Frame 1 (no input): blank canvas, image omitted
Frame 60 (no input): blank canvas, image omitted
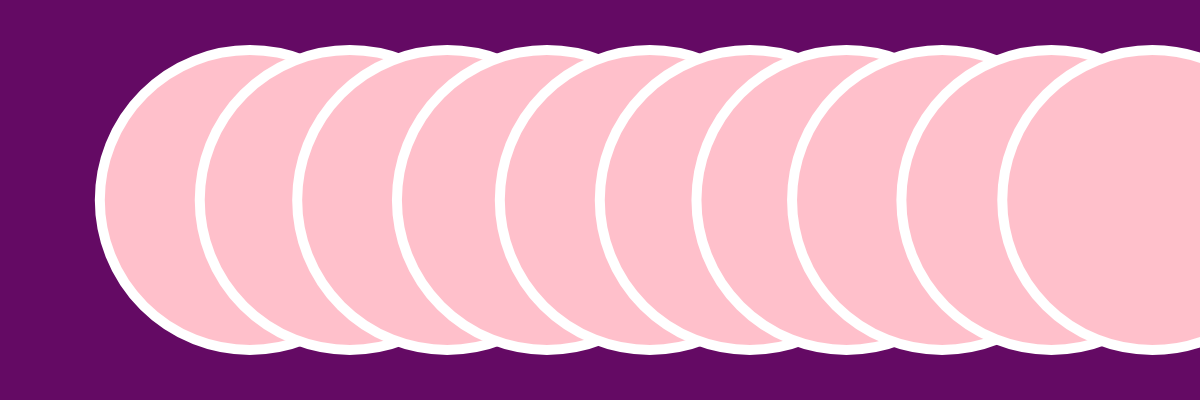
Frame 120 (the mouse pressed at the canvas centre since frame 60)

The p5.js sketch whose frames 1 and 60 were blank and that drew this single picture after the mouse press (run headless with seeded random() and noise() and a simulated clock; from frame 60 on, the mouse is pressed at the canvas centre):

// p5.js sketch
// ── sketch.js
//array for salmon candy
let candies = [];

function setup() {
    createCanvas(windowWidth, 400);
    // How many candy I want
      for (let i = 0; i < 10; i++){

        let x = 250 + 100 * i;

//the candy
        candies[i]= new candy(x,200,20);
        let d = new candy(x,100,20);
  }
}


//jittering of the candy
function draw() {
    background(100,10,100);
    for (let i = 0; i < candies.length; i++){
        candies[i].move();
        candies[i].show();
    }
}


class candy {
    constructor(x, y, r) {
        this.x = x;
        this.y = y;
        this.r = r;
    }

    move() {
      //how much I want them to jitter
        this.x = this.x + random(-.5, .5);
        this.y = this.y + random(-.5, .5);
    }

    show() {
      //how I want the candy to appear.
        stroke(255);
        strokeWeight(10);
        fill('pink');
        ellipse(this.x, mouseY, mouseX / 2);
    }
}
